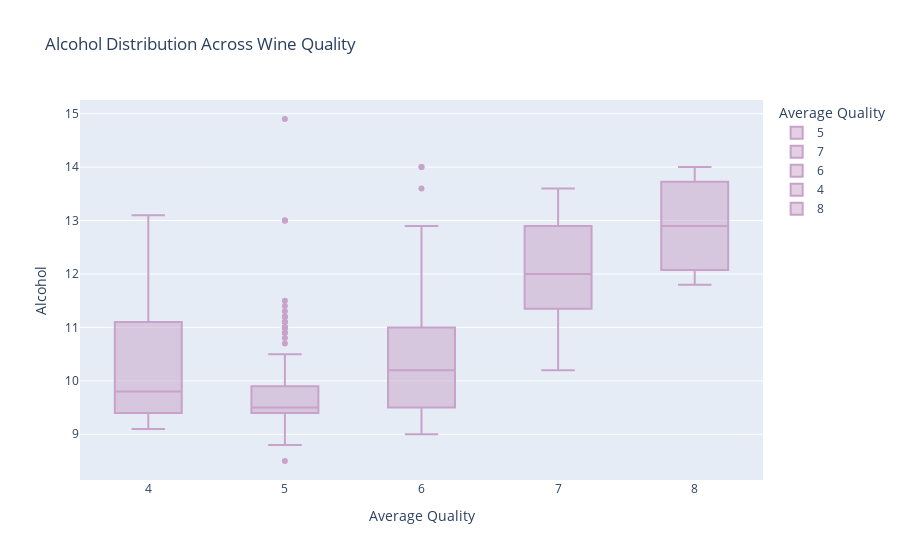

The cell this chart's notebook holds for it:
### Markdown cell above
This graph shows us the wines with the highest alcohol contents across the highest quality of the data set. We can see that wines with 12% alcohol can have more potential for higher quality.

### Code cell
fig2 = px.box(wines, x='quality', y='alcohol', 
             title='Alcohol Distribution Across Wine Quality', 
             color='quality', 
             labels={'alcohol': 'Alcohol', 'quality': 'Average Quality'},
             color_discrete_sequence=['#c8a2c8'])
fig2.show()

### Figure 1 — Plotly figure (JSON) as saved in the notebook; plotly's stock layout.template omitted (floating-point values rounded to 4 significant figures; data arrays with more than 128 entries replaced by an {"elided": "..."} marker saying what was removed)
{"data": [{"alignmentgroup": "True", "hovertemplate": "Average Quality=%{x}<br>Alcohol=%{y}<extra></extra>", "legendgroup": "5", "marker": {"color": "#c8a2c8"}, "name": "5", "notched": false, "offsetgroup": "5", "orientation": "v", "showlegend": true, "type": "box", "x": {"elided": "262 int values"}, "x0": " ", "xaxis": "x", "y": {"elided": "262 float values"}, "y0": " ", "yaxis": "y"}, {"alignmentgroup": "True", "hovertemplate": "Average Quality=%{x}<br>Alcohol=%{y}<extra></extra>", "legendgroup": "7", "marker": {"color": "#c8a2c8"}, "name": "7", "notched": false, "offsetgroup": "7", "orientation": "v", "showlegend": true, "type": "box", "x": [7, 7, 7, 7, 7, 7, 7, 7, 7, 7, 7, 7, 7, 7, 7, 7, 7, 7, 7, 7], "x0": " ", "xaxis": "x", "y": [10.5, 13.0, 12.2, 11.8, 10.8, 12.0, 12.0, 10.7, 12.9, 11.7, 11.7, 11.0, 10.2, 12.3, 12.3, 11.8, 12.9, 13.6, 13.57, 13.6], "y0": " ", "yaxis": "y"}, {"alignmentgroup": "True", "hovertemplate": "Average Quality=%{x}<br>Alcohol=%{y}<extra></extra>", "legendgroup": "6", "marker": {"color": "#c8a2c8"}, "name": "6", "notched": false, "offsetgroup": "6", "orientation": "v", "showlegend": true, "type": "box", "x": [6, 6, 6, 6, 6, 6, 6, 6, 6, 6, 6, 6, 6, 6, 6, 6, 6, 6, 6, 6, 6, 6, 6, 6, 6, 6, 6, 6, 6, 6, 6, 6, 6, 6, 6, 6, 6, 6, 6, 6, 6, 6, 6, 6, 6, 6, 6, 6, 6, 6, 6, 6, 6, 6, 6, 6, 6, 6, 6, 6, 6, 6, 6, 6, 6, 6, 6, 6, 6, 6, 6, 6, 6, 6, 6, 6, 6, 6, 6, 6, 6, 6, 6, 6, 6, 6, 6, 6, 6, 6, 6, 6, 6, 6, 6, 6, 6, 6, 6, 6, 6, 6, 6, 6, 6, 6, 6, 6, 6, 6, 6, 6, 6, 6, 6, 6, 6, 6, 6, 6], "x0": " ", "xaxis": "x", "y": [9.4, 10.2, 10.3, 9.9, 9.9, 12.9, 9.6, 10.5, 9.2, 14.0, 14.0, 9.3, 9.3, 10.0, 10.5, 9.5, 10.5, 9.8, 10.7, 10.7, 9.4, 9.5, 10.4, 10.4, 9.5, 9.4, 11.5, 11.9, 10.5, 9.5, 10.2, 10.4, 11.6, 12.1, 11.6, 10.2, 10.2, 11.4, 10.4, 10.0, 11.5, 9.1, 10.4, 10.2, 11.3, 10.1, 9.7, 9.7, 9.7, 9.7, 10.9, 11.5, 10.0, 10.0, 11.2, 9.8, 10.8, 11.0, 11.0, 10.2, 9.5, 11.8, 11.8, 12.9, 12.7, 12.7, 10.1, 9.1, 9.1, 9.5, 9.5, 9.5, 10.8, 13.6, 10.5, 9.5, 9.5, 11.0, 12.5, 11.4, 9.5, 9.5, 9.5, 9.5, 10.9, 9.5, 9.5, 12.0, 9.6, 10.3, 11.0, 11.7, 9.5, 9.5, 10.2, 10.1, 10.1, 9.8, 9.8, 9.1, 9.8, 9.8, 11.1, 10.5, 9.8, 12.2, 9.9, 9.0, 9.0, 11.07, 9.567, 11.1, 9.6, 10.55, 10.4, 10.5, 9.233, 9.25, 10.5, 12.8], "y0": " ", "yaxis": "y"}, {"alignmentgroup": "True", "hovertemplate": "Average Quality=%{x}<br>Alcohol=%{y}<extra></extra>", "legendgroup": "4", "marker": {"color": "#c8a2c8"}, "name": "4", "notched": false, "offsetgroup": "4", "orientation": "v", "showlegend": true, "type": "box", "x": [4, 4, 4, 4, 4, 4, 4, 4, 4, 4, 4], "x0": " ", "xaxis": "x", "y": [13.1, 9.1, 10.5, 9.4, 9.4, 9.8, 11.3, 9.6, 9.2, 11.5, 9.8], "y0": " ", "yaxis": "y"}, {"alignmentgroup": "True", "hovertemplate": "Average Quality=%{x}<br>Alcohol=%{y}<extra></extra>", "legendgroup": "8", "marker": {"color": "#c8a2c8"}, "name": "8", "notched": false, "offsetgroup": "8", "orientation": "v", "showlegend": true, "type": "box", "x": [8, 8, 8], "x0": " ", "xaxis": "x", "y": [12.9, 11.8, 14.0], "y0": " ", "yaxis": "y"}], "layout": {"boxmode": "overlay", "legend": {"title": {"text": "Average Quality"}, "tracegroupgap": 0}, "title": {"text": "Alcohol Distribution Across Wine Quality"}, "xaxis": {"anchor": "y", "categoryarray": [5, 7, 6, 4, 8], "categoryorder": "array", "domain": [0, 1], "title": {"text": "Average Quality"}}, "yaxis": {"anchor": "x", "domain": [0, 1], "title": {"text": "Alcohol"}}}}
